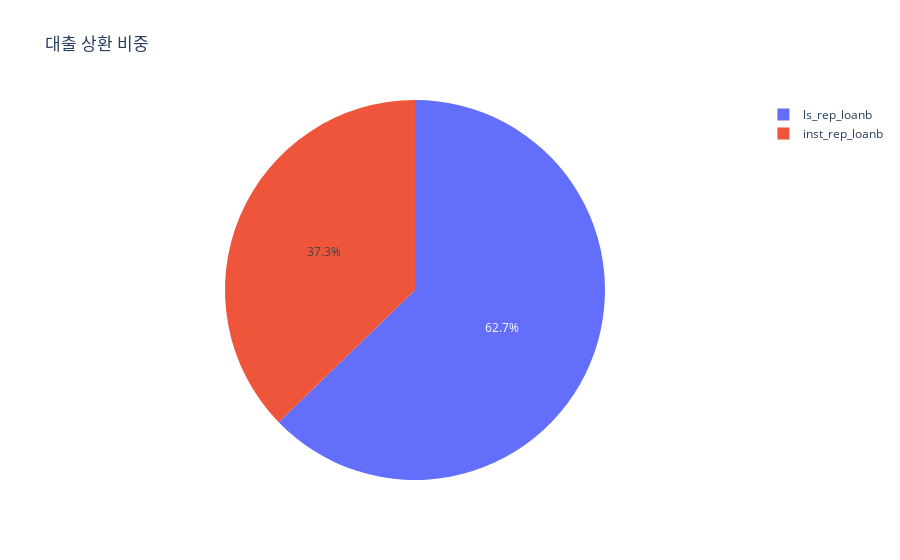

Notebook code cell kept with this figure:
### Code cell
test.rep_loanb_pie()

### Figure 1 — Plotly figure (JSON) as saved in the notebook; plotly's stock layout.template omitted (floating-point values rounded to 4 significant figures)
{"data": [{"domain": {"x": [0, 1], "y": [0, 1]}, "hovertemplate": "label=%{label}<br>value=%{value}<extra></extra>", "labels": ["inst_rep_loanb", "ls_rep_loanb"], "legendgroup": "", "name": "", "showlegend": true, "type": "pie", "values": [21720000.0, 36570000.0]}], "layout": {"legend": {"tracegroupgap": 0}, "title": {"text": "대출 상환 비중"}}}
